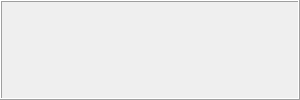
<?xml version="1.0" encoding="UTF-8"?>
<ui version="4.0">
 <class>AutoInfo</class>
 <widget class="QDialog" name="AutoInfo">
  <property name="windowModality">
   <enum>Qt::NonModal</enum>
  </property>
  <property name="geometry">
   <rect>
    <x>0</x>
    <y>0</y>
    <width>300</width>
    <height>100</height>
   </rect>
  </property>
  <property name="sizePolicy">
   <sizepolicy hsizetype="Expanding" vsizetype="Expanding">
    <horstretch>0</horstretch>
    <verstretch>0</verstretch>
   </sizepolicy>
  </property>
  <property name="windowTitle">
   <string>Info</string>
  </property>
  <property name="locale">
   <locale language="English" country="UnitedStates"/>
  </property>
  <property name="modal">
   <bool>true</bool>
  </property>
  <layout class="QVBoxLayout" name="verticalLayout">
   <property name="margin" stdset="0">
    <number>0</number>
   </property>
   <item>
    <widget class="QLabel" name="label">
     <property name="sizePolicy">
      <sizepolicy hsizetype="Expanding" vsizetype="Expanding">
       <horstretch>0</horstretch>
       <verstretch>0</verstretch>
      </sizepolicy>
     </property>
     <property name="frameShape">
      <enum>QFrame::Box</enum>
     </property>
     <property name="frameShadow">
      <enum>QFrame::Raised</enum>
     </property>
     <property name="text">
      <string/>
     </property>
     <property name="textFormat">
      <enum>Qt::AutoText</enum>
     </property>
     <property name="alignment">
      <set>Qt::AlignCenter</set>
     </property>
     <property name="margin">
      <number>6</number>
     </property>
    </widget>
   </item>
  </layout>
 </widget>
 <resources>
  <include location="../images.qrc"/>
 </resources>
 <connections/>
</ui>
